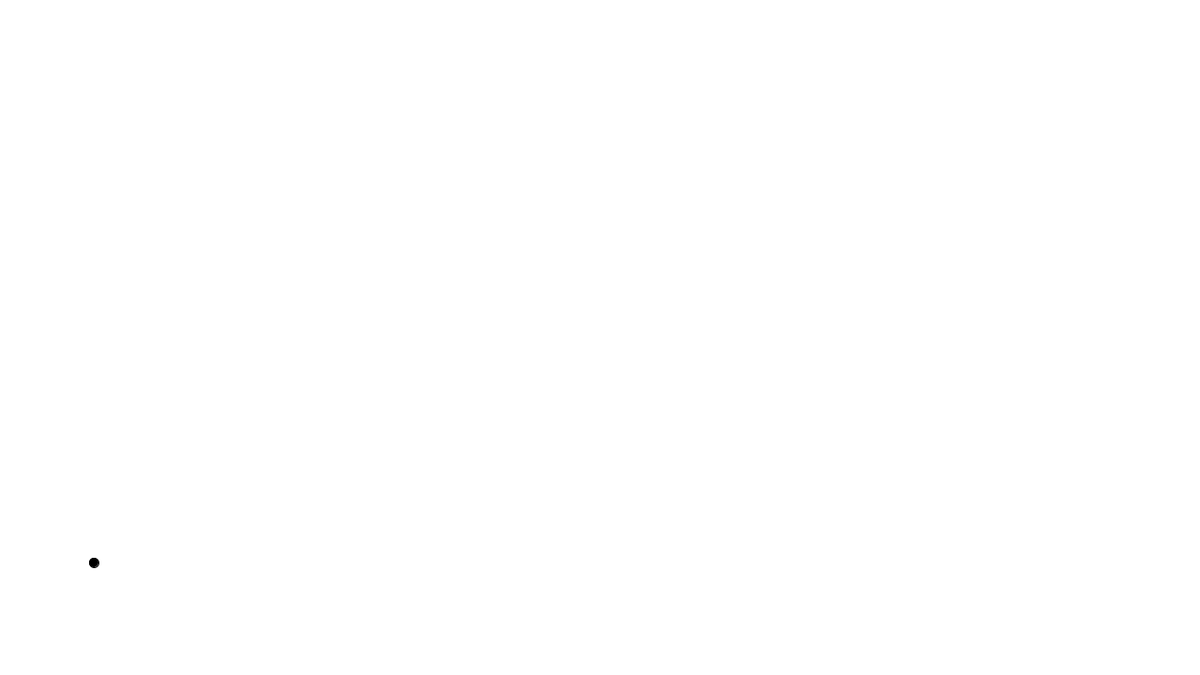
Frame 1 (no input)
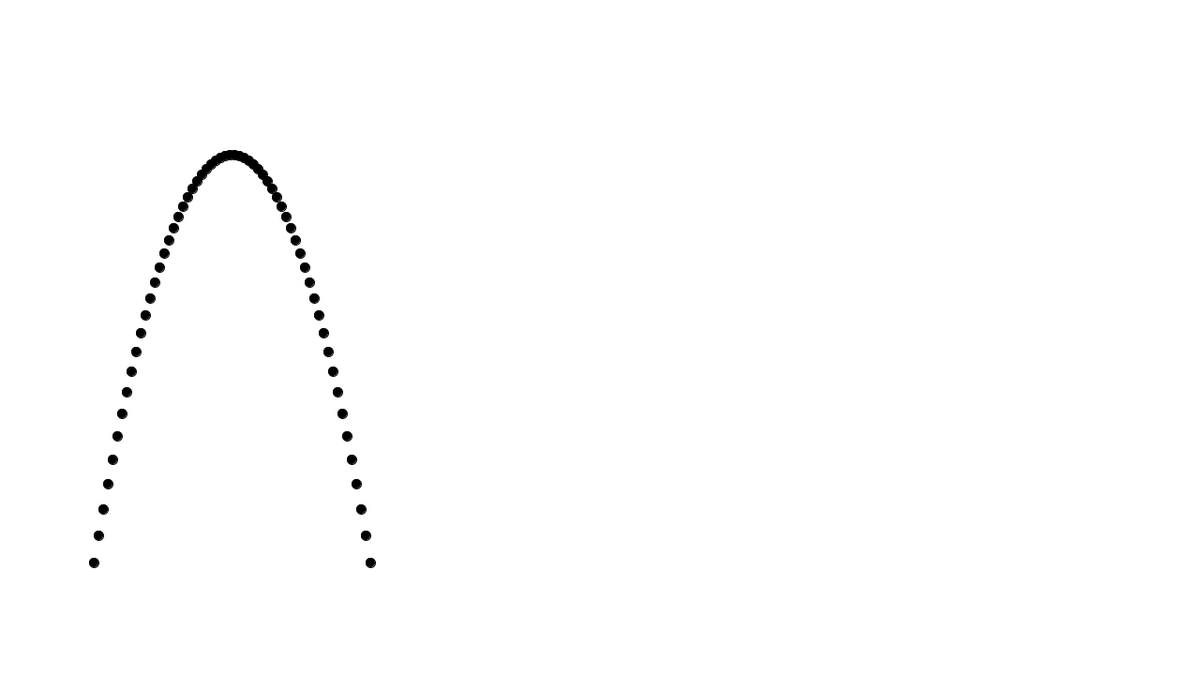
Frame 60 (the mouse pressed at the canvas centre just before this capture)
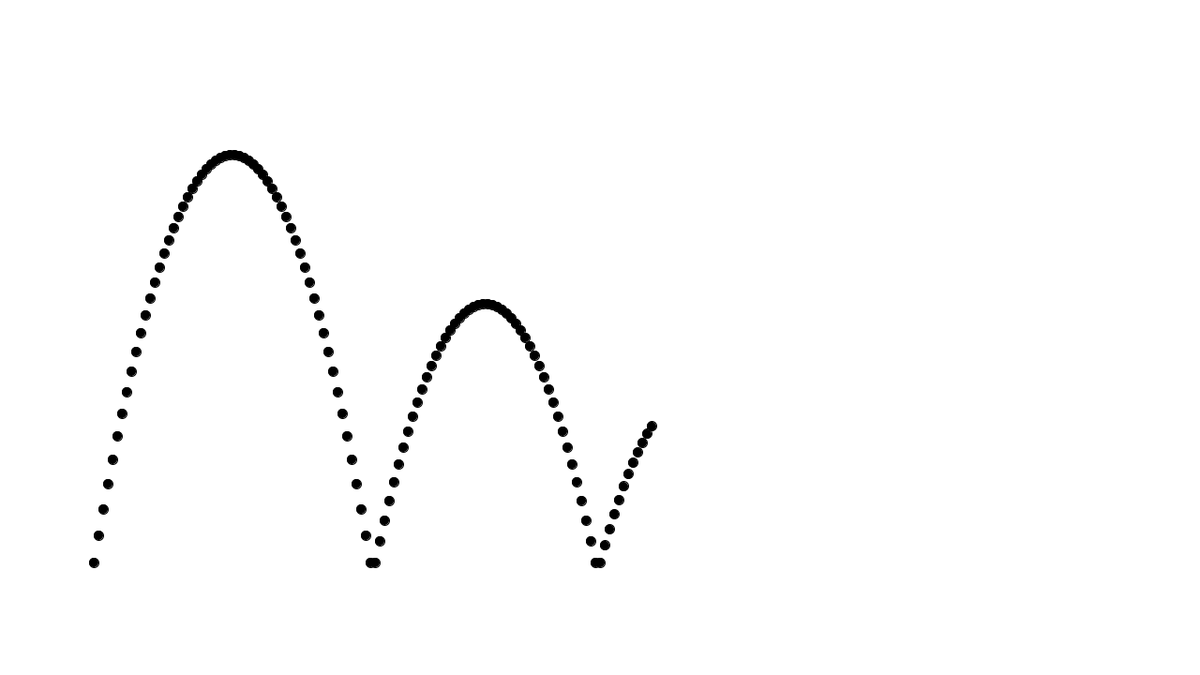
Frame 120 (the mouse held since frame 60 and released just before this capture)

The Processing sketch that drew these frames (run headless with seeded random() and noise(); from frame 60 on, the mouse is pressed at the canvas centre):

// Processing sketch: code15_05
// ── code15_05.pde
PVector pos, vel, acc;
void setup(){
  background(255);
  fill(0);
  size(1280, 720);
  pos = new PVector(100, 600);
  vel = new PVector(5, -30);
  acc = new PVector(0, 1);
}
void draw(){
  ellipse(pos.x, pos.y, 10, 10);
  vel.add(acc);
  pos.add(vel);
  if(pos.y > 600){
    pos.y = 600;
    vel.y *= -0.8;
  }
}
